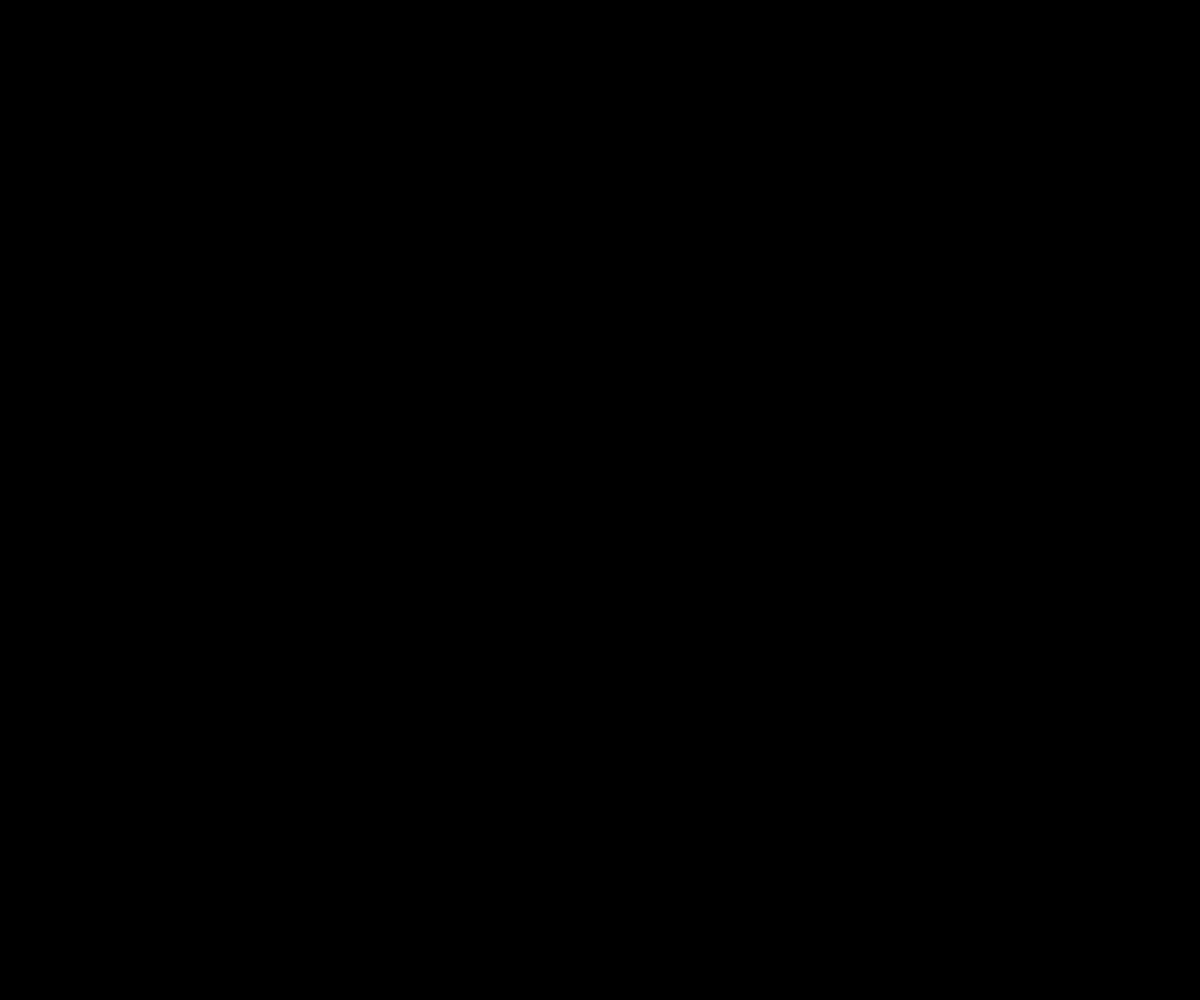
Frame 1 (no input)
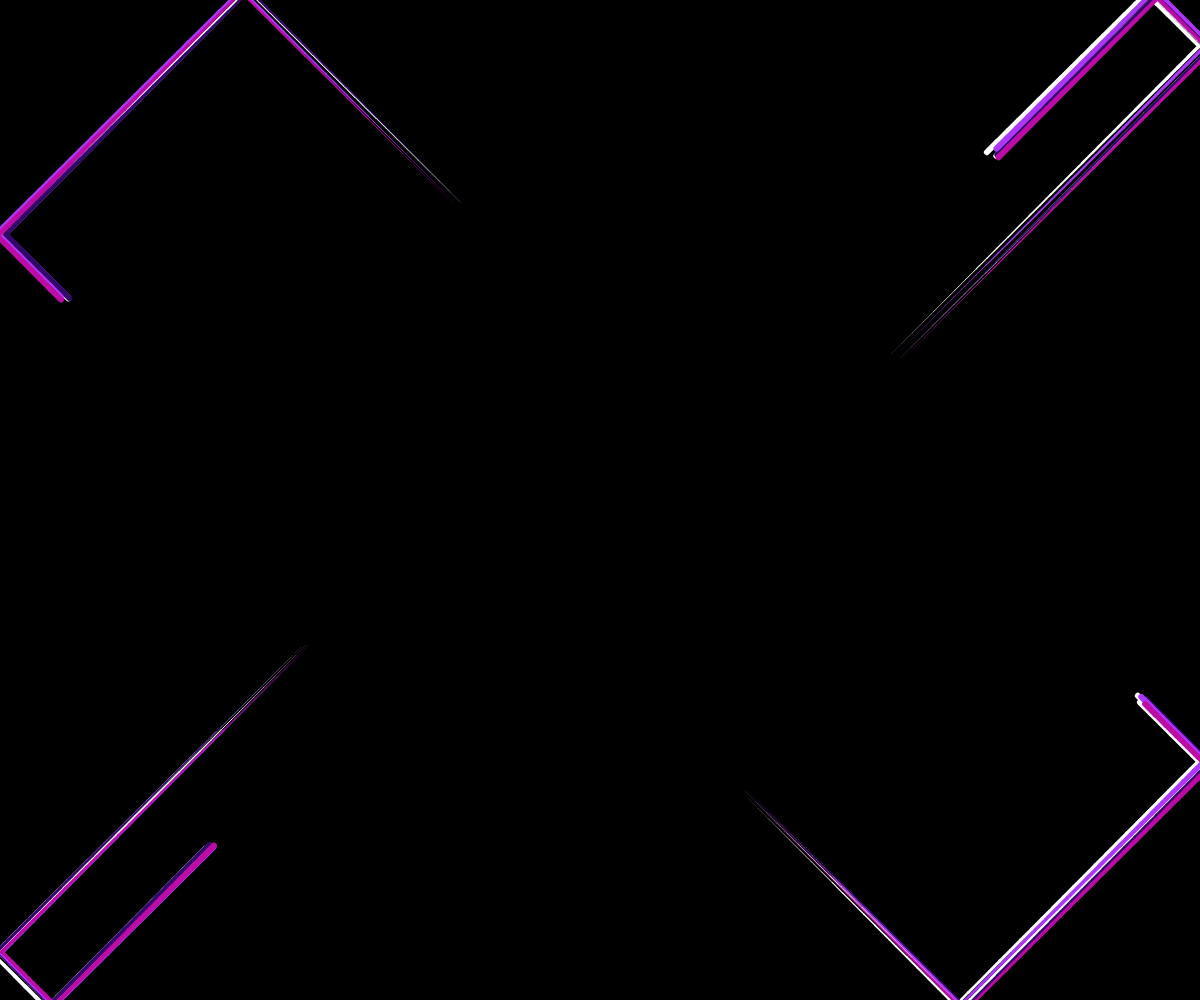
Frame 60 (no input)
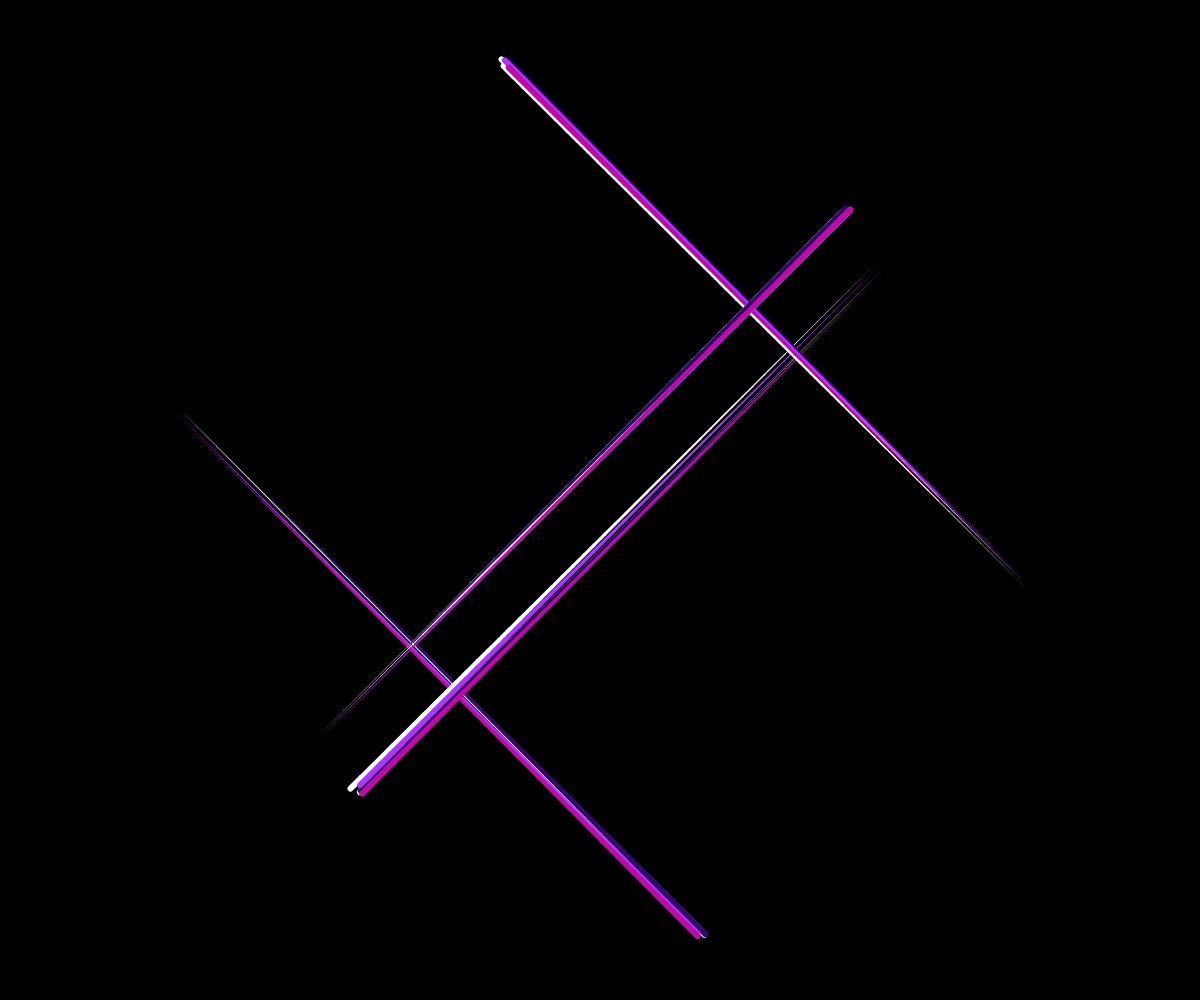
Frame 120 (the mouse pressed at the canvas centre since frame 60)

The p5.js sketch that drew these frames (run headless with seeded random() and noise() and a simulated clock; from frame 60 on, the mouse is pressed at the canvas centre):

// p5.js sketch
// ── sketch.js
const nodeSpeed = 15;
const trailLength = 50;
const headSize = 6;
const selectedColors = [
  '#ffffff',
  '#ffffff',
  '#32096b',
  '#ac37fa',
  '#bd0ba5'
];
let Node;
let allRays = [];
function windowResized() {
  resizeCanvas(window.innerWidth, window.innerHeight);
  allRays = [];
  setup();
}
function setup(){
  createCanvas(window.innerWidth, window.innerHeight);
  Node = class {
    constructor(x, y, x2, y2, c){
      this.x = x;
      this.y = y;
      this.x2 = x2;
      this.y2 = y2;
      this.c = c;
      this.shift = [];
      this.trail = [];
      this.speedX = (nodeSpeed)*(this.x - this.x2)/(dist(this.x, this.y, this.x2, this.y2));
      this.speedY = (nodeSpeed)*(this.y - this.y2)/(dist(this.x, this.y, this.x2, this.y2));
    }
    setup(){
      for(let k=0; k<this.c.length; k++){
        this.shift.push({x: random(-5, 10), y:random(-5, 5)});
      }
    }
    move(){
      this.trail.unshift(new Node(this.x, this.y));
      if(this.trail.length>trailLength) this.trail.pop();
      this.x += this.speedX;
      this.y += this.speedY;
    }
    show(){
      if(this.x<0 || this.x>width) this.speedX = -(this.speedX);
      if(this.y<0 || this.y>height) this.speedY = -(this.speedY);
      noFill();
      for(let k=0; k<this.c.length; k++){
        stroke(this.c[k]);
        for(let i=1; i<this.trail.length; i++){
          strokeWeight(map(i, 0, trailLength, headSize, 0));
          beginShape();
          vertex(this.trail[i-1].x+this.shift[k].x, this.trail[i-1].y+this.shift[k].y);
          vertex(this.trail[i].x+this.shift[k].x, this.trail[i].y+this.shift[k].y);
          endShape();
        }
      }
      
    }
  }
  allRays.push(new Node(width/2-50, height/2-200, width/2+150, height/2, selectedColors));
  allRays.push(new Node(width/2+200, height/2-50, width/2, height/2+150, selectedColors));
  allRays.push(new Node(width/2+50, height/2+200, width/2-150, height/2, selectedColors));
  allRays.push(new Node(width/2-200, height/2+50, width/2, height/2-150, selectedColors));
  for(let i=0; i<allRays.length; i++) allRays[i].setup();
}


function draw(){
  background(color(0, 0, 0)); 
  for(let node of allRays){
    node.show();
    node.move();
  }
}
